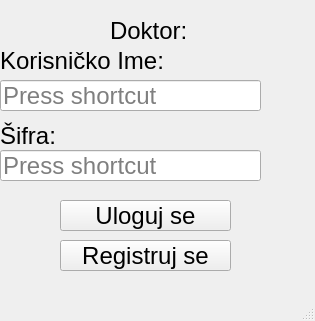
<?xml version="1.0" encoding="UTF-8"?>
<ui version="4.0">
 <class>DoktorLoginWIndow</class>
 <widget class="QMainWindow" name="DoktorLoginWIndow">
  <property name="geometry">
   <rect>
    <x>0</x>
    <y>0</y>
    <width>315</width>
    <height>321</height>
   </rect>
  </property>
  <property name="font">
   <font>
    <pointsize>18</pointsize>
   </font>
  </property>
  <property name="windowTitle">
   <string>MainWindow</string>
  </property>
  <widget class="QWidget" name="centralwidget">
   <widget class="QLabel" name="doktorLoginLabel">
    <property name="geometry">
     <rect>
      <x>110</x>
      <y>0</y>
      <width>91</width>
      <height>61</height>
     </rect>
    </property>
    <property name="text">
     <string>Doktor:</string>
    </property>
   </widget>
   <widget class="QLabel" name="doktorLoginIme">
    <property name="geometry">
     <rect>
      <x>0</x>
      <y>50</y>
      <width>181</width>
      <height>21</height>
     </rect>
    </property>
    <property name="text">
     <string>Korisničko Ime:</string>
    </property>
   </widget>
   <widget class="QKeySequenceEdit" name="loginDoktorUnosIme">
    <property name="geometry">
     <rect>
      <x>0</x>
      <y>80</y>
      <width>261</width>
      <height>31</height>
     </rect>
    </property>
   </widget>
   <widget class="QKeySequenceEdit" name="loginDoktorUnosSifra">
    <property name="geometry">
     <rect>
      <x>0</x>
      <y>150</y>
      <width>261</width>
      <height>31</height>
     </rect>
    </property>
   </widget>
   <widget class="QLabel" name="doktorLoginSifra">
    <property name="geometry">
     <rect>
      <x>0</x>
      <y>120</y>
      <width>121</width>
      <height>31</height>
     </rect>
    </property>
    <property name="text">
     <string>Šifra:</string>
    </property>
   </widget>
   <widget class="QPushButton" name="doktorLogin">
    <property name="geometry">
     <rect>
      <x>60</x>
      <y>200</y>
      <width>171</width>
      <height>31</height>
     </rect>
    </property>
    <property name="text">
     <string>Uloguj se</string>
    </property>
   </widget>
   <widget class="QPushButton" name="doktorRegistruj">
    <property name="geometry">
     <rect>
      <x>60</x>
      <y>240</y>
      <width>171</width>
      <height>31</height>
     </rect>
    </property>
    <property name="text">
     <string>Registruj se</string>
    </property>
   </widget>
  </widget>
  <widget class="QStatusBar" name="statusbar"/>
 </widget>
 <resources/>
 <connections/>
</ui>
